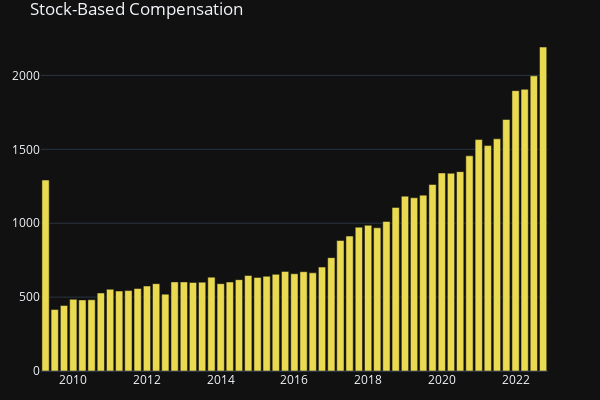

Notebook code cell kept with this figure:
### Code cell
compensation_plot = create_plot_bar_line(
    cash_flow_df, "Stock-Based Compensation", bar_color="#EADA52"
)

### Figure 1 — Plotly figure (JSON) as saved in the notebook; plotly's stock layout.template omitted (floating-point values rounded to 4 significant figures)
{"data": [{"marker": {"color": "#EADA52"}, "name": "Stock-Based Compensation", "type": "bar", "x": ["2022-09-30", "2022-06-30", "2022-03-31", "2021-12-31", "2021-09-30", "2021-06-30", "2021-03-31", "2020-12-31", "2020-09-30", "2020-06-30", "2020-03-31", "2019-12-31", "2019-09-30", "2019-06-30", "2019-03-31", "2018-12-31", "2018-09-30", "2018-06-30", "2018-03-31", "2017-12-31", "2017-09-30", "2017-06-30", "2017-03-31", "2016-12-31", "2016-09-30", "2016-06-30", "2016-03-31", "2015-12-31", "2015-09-30", "2015-06-30", "2015-03-31", "2014-12-31", "2014-09-30", "2014-06-30", "2014-03-31", "2013-12-31", "2013-09-30", "2013-06-30", "2013-03-31", "2012-12-31", "2012-09-30", "2012-06-30", "2012-03-31", "2011-12-31", "2011-09-30", "2011-06-30", "2011-03-31", "2010-12-31", "2010-09-30", "2010-06-30", "2010-03-31", "2009-12-31", "2009-09-30", "2009-06-30", "2009-03-31"], "xaxis": "x", "y": [2192, 1997, 1906, 1897, 1702, 1571, 1525, 1566, 1456, 1349, 1338, 1340, 1262, 1190, 1172, 1183, 1107, 1012, 969, 986, 973, 913, 883, 767, 703, 664, 672, 658, 674, 654, 641, 633, 646, 618, 602, 591, 635, 601, 599, 603, 603, 520, 591, 575, 558, 544, 541, 553, 528, 482, 481, 485, 443, 416, 1292], "yaxis": "y"}], "layout": {"height": 400, "legend": {"orientation": "h", "x": 0.75, "xanchor": "right", "y": -0.15, "yanchor": "bottom"}, "margin": {"b": 20, "l": 20, "r": 20, "t": 30}, "title": {"text": "Stock-Based Compensation"}, "width": 600, "xaxis": {"anchor": "y", "domain": [0, 0.94]}, "yaxis": {"anchor": "x", "domain": [0, 1]}, "yaxis2": {"anchor": "x", "overlaying": "y", "side": "right"}}}
